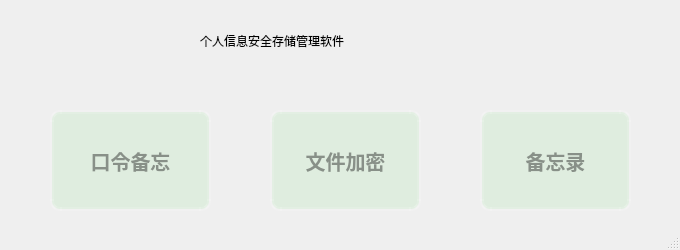
<?xml version="1.0" encoding="UTF-8"?>
<ui version="4.0">
 <class>MainWindow</class>
 <widget class="QMainWindow" name="MainWindow">
  <property name="geometry">
   <rect>
    <x>0</x>
    <y>0</y>
    <width>680</width>
    <height>250</height>
   </rect>
  </property>
  <property name="minimumSize">
   <size>
    <width>680</width>
    <height>250</height>
   </size>
  </property>
  <property name="maximumSize">
   <size>
    <width>680</width>
    <height>250</height>
   </size>
  </property>
  <property name="focusPolicy">
   <enum>Qt::NoFocus</enum>
  </property>
  <property name="windowTitle">
   <string>个人信息管理</string>
  </property>
  <property name="windowIcon">
   <iconset resource="icons.qrc">
    <normaloff>:/new/prefix1/pictur/icon.net.ico</normaloff>:/new/prefix1/pictur/icon.net.ico</iconset>
  </property>
  <widget class="QWidget" name="centralWidget">
   <widget class="QLabel" name="label">
    <property name="geometry">
     <rect>
      <x>200</x>
      <y>20</y>
      <width>381</width>
      <height>41</height>
     </rect>
    </property>
    <property name="styleSheet">
     <string notr="true">font: 16pt &quot;Agency FB&quot;;</string>
    </property>
    <property name="text">
     <string>个人信息安全存储管理软件</string>
    </property>
   </widget>
   <widget class="QPushButton" name="Passwordmemo">
    <property name="geometry">
     <rect>
      <x>50</x>
      <y>110</y>
      <width>161</width>
      <height>101</height>
     </rect>
    </property>
    <property name="styleSheet">
     <string notr="true">QPushButton{

                   background-color:rgba(100,225,100,30);
                   border-style:outset;
                   border-width:4px;
                   border-radius:10px;
                   border-color:rgba(255,255,255,30);
                   font:bold 20px;
                   color:rgba(0,0,0,100);             
                   padding:6px;
            }

QPushButton:pressed{
                   background-color:rgba(100,255,100,200);
                   border-color:rgba(255,255,255,30);
                   border-style:inset;
                   color:rgba(0,0,0,100);
                   }
                 
 QPushButton:hover{
                   background-color:rgba(100,255,100,100);

                   border-color:rgba(255,255,255,200);
                   color:rgba(0,0,0,200);
                   }
</string>
    </property>
    <property name="text">
     <string>口令备忘</string>
    </property>
   </widget>
   <widget class="QPushButton" name="encryptdocuments">
    <property name="geometry">
     <rect>
      <x>270</x>
      <y>110</y>
      <width>151</width>
      <height>101</height>
     </rect>
    </property>
    <property name="styleSheet">
     <string notr="true">QPushButton{
	font: 11pt &quot;Agency FB&quot;;
                   background-color:rgba(100,225,100,30);
                   border-style:outset;
                   border-width:4px;
                   border-radius:10px;
                   border-color:rgba(255,255,255,30);
                   font:bold 20px;
                   color:rgba(0,0,0,100);             
                   padding:6px;
            }

QPushButton:pressed{
                   background-color:rgba(100,255,100,200);
                   border-color:rgba(255,255,255,30);
                   border-style:inset;
                   color:rgba(0,0,0,100);
                   }
                 
 QPushButton:hover{
                   background-color:rgba(100,255,100,100);

                   border-color:rgba(255,255,255,200);
                   color:rgba(0,0,0,200);
                   }
</string>
    </property>
    <property name="text">
     <string>文件加密</string>
    </property>
   </widget>
   <widget class="QPushButton" name="memorandum">
    <property name="geometry">
     <rect>
      <x>480</x>
      <y>110</y>
      <width>151</width>
      <height>101</height>
     </rect>
    </property>
    <property name="styleSheet">
     <string notr="true">QPushButton{
	font: 11pt &quot;Agency FB&quot;;
                   background-color:rgba(100,225,100,30);
                   border-style:outset;
                   border-width:4px;
                   border-radius:10px;
                   border-color:rgba(255,255,255,30);
                   font:bold 20px;
                   color:rgba(0,0,0,100);             
                   padding:6px;
            }

QPushButton:pressed{
                   background-color:rgba(100,255,100,200);
                   border-color:rgba(255,255,255,30);
                   border-style:inset;
                   color:rgba(0,0,0,100);
                   }
                 
QPushButton:hover{
                   background-color:rgba(100,255,100,100);

                   border-color:rgba(255,255,255,200);
                   color:rgba(0,0,0,200);
                   }
</string>
    </property>
    <property name="text">
     <string>备忘录</string>
    </property>
   </widget>
  </widget>
  <widget class="QStatusBar" name="statusBar"/>
 </widget>
 <layoutdefault spacing="6" margin="11"/>
 <resources>
  <include location="icons.qrc"/>
 </resources>
 <connections/>
</ui>
